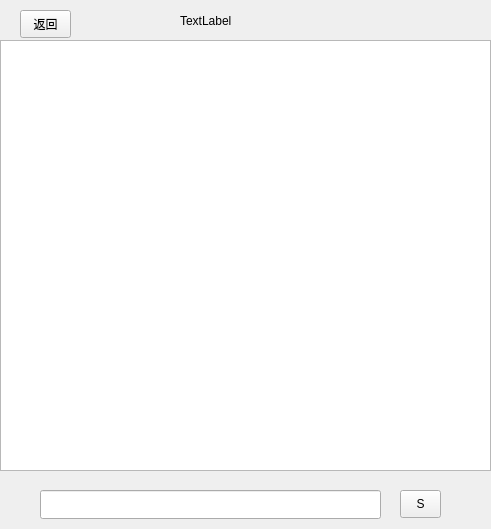
<?xml version="1.0" encoding="UTF-8"?>
<ui version="4.0">
 <class>GroupchatDialog</class>
 <widget class="QDialog" name="GroupchatDialog">
  <property name="geometry">
   <rect>
    <x>0</x>
    <y>0</y>
    <width>491</width>
    <height>529</height>
   </rect>
  </property>
  <property name="windowTitle">
   <string>群聊</string>
  </property>
  <widget class="QListWidget" name="listWidget">
   <property name="geometry">
    <rect>
     <x>0</x>
     <y>40</y>
     <width>491</width>
     <height>431</height>
    </rect>
   </property>
  </widget>
  <widget class="QLabel" name="label">
   <property name="geometry">
    <rect>
     <x>180</x>
     <y>10</y>
     <width>80</width>
     <height>21</height>
    </rect>
   </property>
   <property name="text">
    <string>TextLabel</string>
   </property>
  </widget>
  <widget class="QToolButton" name="back_Btn">
   <property name="geometry">
    <rect>
     <x>20</x>
     <y>10</y>
     <width>51</width>
     <height>28</height>
    </rect>
   </property>
   <property name="text">
    <string>返回</string>
   </property>
  </widget>
  <widget class="QLineEdit" name="inputEdit">
   <property name="geometry">
    <rect>
     <x>40</x>
     <y>490</y>
     <width>341</width>
     <height>29</height>
    </rect>
   </property>
  </widget>
  <widget class="QToolButton" name="sendBtn">
   <property name="geometry">
    <rect>
     <x>400</x>
     <y>490</y>
     <width>41</width>
     <height>28</height>
    </rect>
   </property>
   <property name="text">
    <string>S</string>
   </property>
  </widget>
 </widget>
 <resources/>
 <connections/>
</ui>
